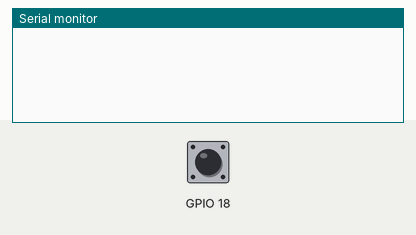
This sketch was run on a simulated ESP32. Shown: the last lines printed to the serial monitor. The test bench sets the inputs (shaded band); at power-on: GPIO 18 HIGH.

Above: at 1.2 s.
1.3 s: GPIO 18 pulled LOW for 0.15 s
At 2.2 s:
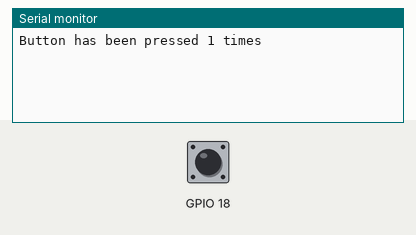
2.9 s: GPIO 18 pulled LOW for 1 s
At 5.1 s:
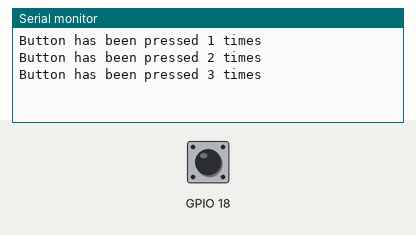
5.4 s: GPIO 18 pulled LOW for 0.15 s
At 6.5 s:
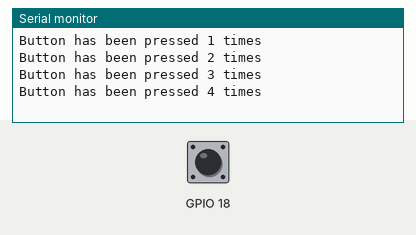
Timing chart, 0 to 8.4 s (numbered marks = the images above; inputs shaded):
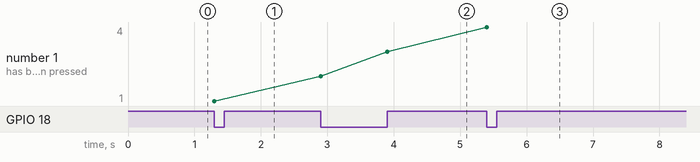

The sketch:

button_press_interrupt.ino
```cpp
struct Button {
    const uint8_t PIN;
    uint32_t numberKeyPresses;
    bool pressed;
};

Button button1 = {18, 0, false};

//variables to keep track of the timing of recent interrupts
unsigned long button_time = 0;
unsigned long last_button_time = 0;

void IRAM_ATTR isr() {
    button_time = millis();
if (button_time - last_button_time > 250)
{
        button1.numberKeyPresses++;
        button1.pressed = true;
       last_button_time = button_time;
}
}

void setup() {
    Serial.begin(115200);
    pinMode(button1.PIN, INPUT_PULLUP);
    attachInterrupt(button1.PIN, isr, CHANGE);
}

void loop() {
    if (button1.pressed) {
        Serial.printf("Button has been pressed %u times\n", button1.numberKeyPresses);
        button1.pressed = false;
    }
}
```

Measured:
- after the input at 1.3 s, the serial monitor: prints a new line at once (image 1)
- after the input at 2.9 s, the serial monitor: prints a new line at once (image 2)
- after the input at 5.4 s, the serial monitor: prints a new line at once (image 3)
- plotted number 1: 1 → 3 after the input at 2.9 s, 3 → 4 after the input at 5.4 s
